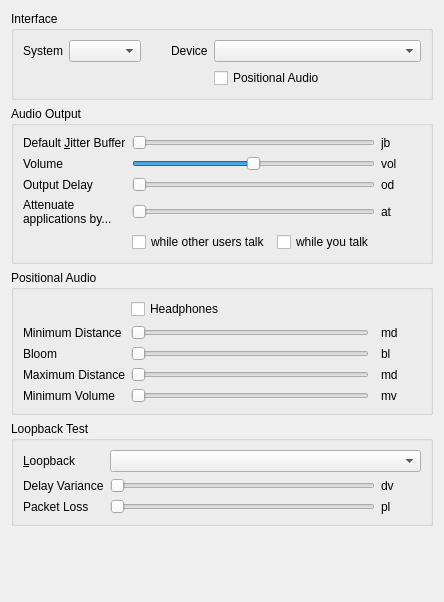
<?xml version="1.0" encoding="UTF-8"?>
<ui version="4.0">
 <class>AudioOutput</class>
 <widget class="QWidget" name="AudioOutput">
  <property name="geometry">
   <rect>
    <x>0</x>
    <y>0</y>
    <width>435</width>
    <height>602</height>
   </rect>
  </property>
  <property name="windowTitle">
   <string>Form</string>
  </property>
  <layout class="QVBoxLayout" name="verticalLayout">
   <item>
    <widget class="QGroupBox" name="qgbInterfaces">
     <property name="title">
      <string>Interface</string>
     </property>
     <layout class="QGridLayout">
      <item row="0" column="0">
       <widget class="QLabel" name="qliSystem">
        <property name="text">
         <string>System</string>
        </property>
        <property name="buddy">
         <cstring>qcbSystem</cstring>
        </property>
       </widget>
      </item>
      <item row="0" column="1">
       <widget class="QComboBox" name="qcbSystem">
        <property name="sizePolicy">
         <sizepolicy hsizetype="MinimumExpanding" vsizetype="Fixed">
          <horstretch>0</horstretch>
          <verstretch>0</verstretch>
         </sizepolicy>
        </property>
        <property name="toolTip">
         <string>Output method for audio</string>
        </property>
        <property name="whatsThis">
         <string>&lt;b&gt;This is the output method to use for audio.&lt;/b&gt;&lt;br /&gt;Most likely you want to use DirectSound.</string>
        </property>
       </widget>
      </item>
      <item row="0" column="2">
       <spacer>
        <property name="orientation">
         <enum>Qt::Horizontal</enum>
        </property>
        <property name="sizeType">
         <enum>QSizePolicy::Maximum</enum>
        </property>
        <property name="sizeHint" stdset="0">
         <size>
          <width>24</width>
          <height>16</height>
         </size>
        </property>
       </spacer>
      </item>
      <item row="0" column="3">
       <widget class="QLabel" name="qliDevice">
        <property name="text">
         <string>Device</string>
        </property>
        <property name="buddy">
         <cstring>qcbDevice</cstring>
        </property>
       </widget>
      </item>
      <item row="0" column="4">
       <widget class="QComboBox" name="qcbDevice">
        <property name="sizePolicy">
         <sizepolicy hsizetype="MinimumExpanding" vsizetype="Fixed">
          <horstretch>1</horstretch>
          <verstretch>0</verstretch>
         </sizepolicy>
        </property>
        <property name="toolTip">
         <string>Output device for audio</string>
        </property>
        <property name="whatsThis">
         <string>&lt;b&gt;This is the output device to use for audio.&lt;/b&gt;</string>
        </property>
        <property name="sizeAdjustPolicy">
         <enum>QComboBox::AdjustToMinimumContentsLength</enum>
        </property>
        <property name="minimumContentsLength">
         <number>16</number>
        </property>
       </widget>
      </item>
      <item row="1" column="4">
       <widget class="QCheckBox" name="qcbPositional">
        <property name="text">
         <string>Positional Audio</string>
        </property>
       </widget>
      </item>
     </layout>
    </widget>
   </item>
   <item>
    <widget class="QGroupBox" name="qgbOutput">
     <property name="title">
      <string>Audio Output</string>
     </property>
     <layout class="QGridLayout" name="gridLayout">
      <item row="0" column="0">
       <widget class="QLabel" name="qliJitter">
        <property name="text">
         <string>Default &amp;Jitter Buffer</string>
        </property>
        <property name="buddy">
         <cstring>qsJitter</cstring>
        </property>
       </widget>
      </item>
      <item row="0" column="1">
       <widget class="QSlider" name="qsJitter">
        <property name="toolTip">
         <string>Safety margin for jitter buffer</string>
        </property>
        <property name="whatsThis">
         <string>&lt;b&gt;This sets the minimum safety margin for the jitter buffer.&lt;/b&gt;&lt;br /&gt;All incoming audio is buffered, and the jitter buffer continually tries to push the buffer to the minimum sustainable by your network, so latency can be as low as possible. This sets the minimum buffer size to use. If the start of sentences you hear is very jittery, increase this value.</string>
        </property>
        <property name="minimum">
         <number>1</number>
        </property>
        <property name="maximum">
         <number>5</number>
        </property>
        <property name="pageStep">
         <number>2</number>
        </property>
        <property name="orientation">
         <enum>Qt::Horizontal</enum>
        </property>
       </widget>
      </item>
      <item row="0" column="2">
       <widget class="QLabel" name="qlJitter">
        <property name="minimumSize">
         <size>
          <width>40</width>
          <height>0</height>
         </size>
        </property>
        <property name="text">
         <string>jb</string>
        </property>
       </widget>
      </item>
      <item row="1" column="0">
       <widget class="QLabel" name="qliVolume">
        <property name="text">
         <string>Volume</string>
        </property>
        <property name="buddy">
         <cstring>qsVolume</cstring>
        </property>
       </widget>
      </item>
      <item row="1" column="1">
       <widget class="QSlider" name="qsVolume">
        <property name="toolTip">
         <string>Volume of incoming speech</string>
        </property>
        <property name="whatsThis">
         <string>&lt;b&gt;This adjusts the volume of incoming speech.&lt;/b&gt;&lt;br /&gt;Note that if you increase this beyond 100%, audio will be distorted.</string>
        </property>
        <property name="minimum">
         <number>0</number>
        </property>
        <property name="maximum">
         <number>200</number>
        </property>
        <property name="value">
         <number>100</number>
        </property>
        <property name="orientation">
         <enum>Qt::Horizontal</enum>
        </property>
       </widget>
      </item>
      <item row="1" column="2">
       <widget class="QLabel" name="qlVolume">
        <property name="text">
         <string>vol</string>
        </property>
       </widget>
      </item>
      <item row="2" column="0">
       <widget class="QLabel" name="qliDelay">
        <property name="text">
         <string>Output Delay</string>
        </property>
        <property name="buddy">
         <cstring>qsDelay</cstring>
        </property>
       </widget>
      </item>
      <item row="2" column="1">
       <widget class="QSlider" name="qsDelay">
        <property name="toolTip">
         <string>Amount of data to buffer</string>
        </property>
        <property name="whatsThis">
         <string>This sets the amount of data to pre-buffer in the output buffer. Experiment with different values and set it to the lowest which doesn't cause rapid jitter in the sound.</string>
        </property>
        <property name="minimum">
         <number>1</number>
        </property>
        <property name="maximum">
         <number>10</number>
        </property>
        <property name="pageStep">
         <number>3</number>
        </property>
        <property name="orientation">
         <enum>Qt::Horizontal</enum>
        </property>
       </widget>
      </item>
      <item row="2" column="2">
       <widget class="QLabel" name="qlDelay">
        <property name="text">
         <string>od</string>
        </property>
       </widget>
      </item>
      <item row="3" column="0">
       <widget class="QLabel" name="qliOtherVolume">
        <property name="text">
         <string>Attenuate applications by...</string>
        </property>
        <property name="alignment">
         <set>Qt::AlignLeading|Qt::AlignLeft|Qt::AlignTop</set>
        </property>
        <property name="wordWrap">
         <bool>true</bool>
        </property>
        <property name="buddy">
         <cstring>qsOtherVolume</cstring>
        </property>
       </widget>
      </item>
      <item row="3" column="1">
       <widget class="QSlider" name="qsOtherVolume">
        <property name="toolTip">
         <string>Attenuation of other applications during speech</string>
        </property>
        <property name="whatsThis">
         <string>&lt;b&gt;Attenuate volume of other applications during speech&lt;/b&gt;&lt;br /&gt;Mumble supports decreasing the volume of other applications during incoming and/or outgoing speech. This sets the attenuation of other applications if the feature is enabled.</string>
        </property>
        <property name="minimum">
         <number>0</number>
        </property>
        <property name="maximum">
         <number>100</number>
        </property>
        <property name="value">
         <number>0</number>
        </property>
        <property name="orientation">
         <enum>Qt::Horizontal</enum>
        </property>
       </widget>
      </item>
      <item row="3" column="2">
       <widget class="QLabel" name="qlOtherVolume">
        <property name="text">
         <string>at</string>
        </property>
       </widget>
      </item>
      <item row="5" column="1">
       <layout class="QHBoxLayout" name="horizontalLayout">
        <item>
         <widget class="QCheckBox" name="qcbAttenuateOthers">
          <property name="toolTip">
           <string>If checked Mumble lowers the volume of other applications while other users talk</string>
          </property>
          <property name="whatsThis">
           <string>&lt;b&gt;Attenuate applications while other users talk&lt;/b&gt;&lt;br /&gt;Mumble supports decreasing the volume of other applications during incoming and/or outgoing speech. This makes mumble activate the feature while other users talk to you.</string>
          </property>
          <property name="text">
           <string>while other users talk</string>
          </property>
         </widget>
        </item>
        <item>
         <widget class="QCheckBox" name="qcbAttenuateOthersOnTalk">
          <property name="toolTip">
           <string>If checked Mumble lowers the volume of other applications while you talk</string>
          </property>
          <property name="whatsThis">
           <string>&lt;b&gt;Attenuate applications while you talk&lt;/b&gt;&lt;br /&gt;Mumble supports decreasing the volume of other applications during incoming and/or outgoing speech. This makes mumble activate the feature while you talk.</string>
          </property>
          <property name="text">
           <string>while you talk</string>
          </property>
         </widget>
        </item>
       </layout>
      </item>
     </layout>
    </widget>
   </item>
   <item>
    <widget class="QGroupBox" name="qgbVolume">
     <property name="enabled">
      <bool>true</bool>
     </property>
     <property name="title">
      <string>Positional Audio</string>
     </property>
     <layout class="QGridLayout" name="gridLayout_2">
      <item row="0" column="3" colspan="3">
       <widget class="QCheckBox" name="qcbHeadphones">
        <property name="toolTip">
         <string>The connected &quot;speakers&quot; are actually headphones</string>
        </property>
        <property name="whatsThis">
         <string>Checking this indicates that you don't have speakers connected, just headphones. This is important, as speakers are usually in front of you, while headphones are directly to your left/right.</string>
        </property>
        <property name="text">
         <string>Headphones</string>
        </property>
       </widget>
      </item>
      <item row="1" column="1">
       <widget class="QLabel" name="qliMinDistancce">
        <property name="text">
         <string>Minimum Distance</string>
        </property>
        <property name="buddy">
         <cstring>qsMinDistance</cstring>
        </property>
       </widget>
      </item>
      <item row="1" column="3">
       <widget class="QSlider" name="qsMinDistance">
        <property name="toolTip">
         <string>Minimum distance to user before sound volume decreases</string>
        </property>
        <property name="statusTip">
         <string/>
        </property>
        <property name="whatsThis">
         <string>This sets the minimum distance for sound calculations. The volume of other users' speech will not decrease until they are at least this far away from you.</string>
        </property>
        <property name="minimum">
         <number>10</number>
        </property>
        <property name="maximum">
         <number>200</number>
        </property>
        <property name="orientation">
         <enum>Qt::Horizontal</enum>
        </property>
       </widget>
      </item>
      <item row="1" column="5">
       <widget class="QLabel" name="qlMinDistance">
        <property name="minimumSize">
         <size>
          <width>40</width>
          <height>0</height>
         </size>
        </property>
        <property name="text">
         <string>md</string>
        </property>
       </widget>
      </item>
      <item row="3" column="1">
       <widget class="QLabel" name="qliMaxDistancce">
        <property name="text">
         <string>Maximum Distance</string>
        </property>
        <property name="buddy">
         <cstring>qsMaxDistance</cstring>
        </property>
       </widget>
      </item>
      <item row="3" column="3">
       <widget class="QSlider" name="qsMaxDistance">
        <property name="toolTip">
         <string>Maximum distance, beyond which speech volume won't decrease</string>
        </property>
        <property name="whatsThis">
         <string>This sets the maximum distance for sound calculations. When farther away than this, other users' speech volume will not decrease any further.</string>
        </property>
        <property name="minimum">
         <number>10</number>
        </property>
        <property name="maximum">
         <number>1000</number>
        </property>
        <property name="orientation">
         <enum>Qt::Horizontal</enum>
        </property>
       </widget>
      </item>
      <item row="3" column="5">
       <widget class="QLabel" name="qlMaxDistance">
        <property name="minimumSize">
         <size>
          <width>40</width>
          <height>0</height>
         </size>
        </property>
        <property name="text">
         <string>md</string>
        </property>
       </widget>
      </item>
      <item row="4" column="1">
       <widget class="QLabel" name="qliMaxDistVolume">
        <property name="text">
         <string>Minimum Volume</string>
        </property>
        <property name="buddy">
         <cstring>qsMaxDistVolume</cstring>
        </property>
       </widget>
      </item>
      <item row="4" column="3">
       <widget class="QSlider" name="qsMaxDistVolume">
        <property name="toolTip">
         <string>Factor for sound volume decrease</string>
        </property>
        <property name="whatsThis">
         <string>What should the volume be at the maximum distance?</string>
        </property>
        <property name="maximum">
         <number>100</number>
        </property>
        <property name="orientation">
         <enum>Qt::Horizontal</enum>
        </property>
       </widget>
      </item>
      <item row="4" column="5">
       <widget class="QLabel" name="qlMaxDistVolume">
        <property name="minimumSize">
         <size>
          <width>40</width>
          <height>0</height>
         </size>
        </property>
        <property name="text">
         <string>mv</string>
        </property>
       </widget>
      </item>
      <item row="2" column="1">
       <widget class="QLabel" name="qliBloom">
        <property name="text">
         <string>Bloom</string>
        </property>
        <property name="buddy">
         <cstring>qsMaxDistVolume</cstring>
        </property>
       </widget>
      </item>
      <item row="2" column="5">
       <widget class="QLabel" name="qlBloom">
        <property name="minimumSize">
         <size>
          <width>40</width>
          <height>0</height>
         </size>
        </property>
        <property name="text">
         <string>bl</string>
        </property>
       </widget>
      </item>
      <item row="2" column="3">
       <widget class="QSlider" name="qsBloom">
        <property name="toolTip">
         <string>Factor for sound volume increase</string>
        </property>
        <property name="whatsThis">
         <string>How much should sound volume increase for sources that are really close?</string>
        </property>
        <property name="minimum">
         <number>0</number>
        </property>
        <property name="maximum">
         <number>75</number>
        </property>
        <property name="orientation">
         <enum>Qt::Horizontal</enum>
        </property>
       </widget>
      </item>
     </layout>
    </widget>
   </item>
   <item>
    <widget class="QGroupBox" name="qgbLoopback">
     <property name="title">
      <string>Loopback Test</string>
     </property>
     <layout class="QGridLayout">
      <item row="1" column="0">
       <widget class="QLabel" name="qliPacketDelay">
        <property name="text">
         <string>Delay Variance</string>
        </property>
        <property name="buddy">
         <cstring>qsPacketDelay</cstring>
        </property>
       </widget>
      </item>
      <item row="1" column="1">
       <widget class="QSlider" name="qsPacketDelay">
        <property name="toolTip">
         <string>Variance in packet latency</string>
        </property>
        <property name="whatsThis">
         <string>&lt;b&gt;This sets the packet latency variance for loopback testing.&lt;/b&gt;&lt;br /&gt;Most audio paths contain some variable latency. This allows you to set that variance for loopback mode testing. For example, if you set this to 15ms, this will emulate a network with 20-35ms ping latency or one with 80-95ms latency. Most domestic net connections have a variance of about 5ms.</string>
        </property>
        <property name="maximum">
         <number>100</number>
        </property>
        <property name="orientation">
         <enum>Qt::Horizontal</enum>
        </property>
       </widget>
      </item>
      <item row="1" column="2">
       <widget class="QLabel" name="qlPacketDelay">
        <property name="minimumSize">
         <size>
          <width>40</width>
          <height>0</height>
         </size>
        </property>
        <property name="text">
         <string>dv</string>
        </property>
       </widget>
      </item>
      <item row="2" column="0">
       <widget class="QLabel" name="qliPacketLoss">
        <property name="text">
         <string>Packet Loss</string>
        </property>
        <property name="buddy">
         <cstring>qsPacketLoss</cstring>
        </property>
       </widget>
      </item>
      <item row="2" column="1">
       <widget class="QSlider" name="qsPacketLoss">
        <property name="toolTip">
         <string>Packet loss for loopback mode</string>
        </property>
        <property name="whatsThis">
         <string>&lt;b&gt;This sets the packet loss for loopback mode.&lt;/b&gt;&lt;br /&gt;This will be the ratio of packets lost. Unless your outgoing bandwidth is peaked or there's something wrong with your network connection, this will be 0%</string>
        </property>
        <property name="maximum">
         <number>50</number>
        </property>
        <property name="singleStep">
         <number>5</number>
        </property>
        <property name="pageStep">
         <number>20</number>
        </property>
        <property name="orientation">
         <enum>Qt::Horizontal</enum>
        </property>
       </widget>
      </item>
      <item row="2" column="2">
       <widget class="QLabel" name="qlPacketLoss">
        <property name="minimumSize">
         <size>
          <width>40</width>
          <height>0</height>
         </size>
        </property>
        <property name="text">
         <string>pl</string>
        </property>
       </widget>
      </item>
      <item row="0" column="0">
       <widget class="QLabel" name="qliLoopback">
        <property name="text">
         <string>&amp;Loopback</string>
        </property>
        <property name="buddy">
         <cstring>qcbLoopback</cstring>
        </property>
       </widget>
      </item>
      <item row="0" column="1" colspan="2">
       <widget class="QComboBox" name="qcbLoopback">
        <property name="toolTip">
         <string>Desired loopback mode</string>
        </property>
        <property name="whatsThis">
         <string>&lt;b&gt;This enables one of the loopback test modes.&lt;/b&gt;&lt;br /&gt;&lt;i&gt;None&lt;/i&gt; - Loopback disabled&lt;br /&gt;&lt;i&gt;Local&lt;/i&gt; - Emulate a local server.&lt;br /&gt;&lt;i&gt;Server&lt;/i&gt; - Request loopback from server.&lt;br /&gt;Please note than when loopback is enabled, no other users will hear your voice. This setting is not saved on application exit.</string>
        </property>
       </widget>
      </item>
     </layout>
    </widget>
   </item>
   <item>
    <spacer>
     <property name="orientation">
      <enum>Qt::Vertical</enum>
     </property>
     <property name="sizeHint" stdset="0">
      <size>
       <width>20</width>
       <height>40</height>
      </size>
     </property>
    </spacer>
   </item>
  </layout>
 </widget>
 <tabstops>
  <tabstop>qcbSystem</tabstop>
  <tabstop>qcbDevice</tabstop>
  <tabstop>qcbPositional</tabstop>
  <tabstop>qsJitter</tabstop>
  <tabstop>qsVolume</tabstop>
  <tabstop>qsDelay</tabstop>
  <tabstop>qcbHeadphones</tabstop>
  <tabstop>qsMinDistance</tabstop>
  <tabstop>qsBloom</tabstop>
  <tabstop>qsMaxDistance</tabstop>
  <tabstop>qsMaxDistVolume</tabstop>
  <tabstop>qcbLoopback</tabstop>
  <tabstop>qsPacketDelay</tabstop>
  <tabstop>qsPacketLoss</tabstop>
 </tabstops>
 <resources/>
 <connections/>
</ui>
